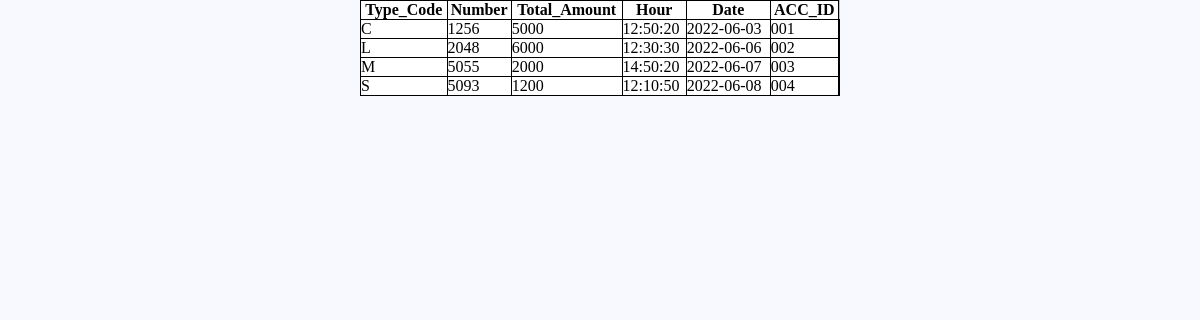
/transaction.php, run on the app's committed database.
### tables this page shows
CREATE TABLE `transaction` (
  `Type_Code` varchar(5) NOT NULL,
  `Number` int(10) NOT NULL,
  `Total_Amount` float DEFAULT NULL,
  `Hour` time DEFAULT NULL,
  `Date` date DEFAULT NULL,
  `ACC_ID` varchar(10) NOT NULL
);

### transaction.php (the view, shortened to what this page needs)
<html>
<head>
    <link rel="stylesheet" type="text/css" href="style.css" />
</head>
<body>
    <table class="center">
        <tr>
            <th>Type_Code</th>
            <th>Number</th>
            <th>Total_Amount</th>
            <th>Hour</th>
            <th>Date</th>
            <th>ACC_ID</th>
        </tr>
        <?php
        $conn = mysqli_connect("localhost","root","","bankproject");
        $sql = "SELECT * from transaction";
        $result = $conn->query($sql);
        if($result->num_rows > 0){
            while($row = $result-> fetch_assoc()){
                echo"<tr><td>" . $row["Type_Code"] . "</td><td>" . $row["Number"] . "</td><td>" . $row["Total_Amount"] . "</td><td>" . $row["Hour"] . "</td><td>" . $row["Date"]
                . "</td><td>" . $row["ACC_ID"] . "</td><td>";
            }
        }
        else{
            echo"No Results";
        }
        ?>
    </table>
</body>
</html>

### style.css (style rules this page uses)
* { margin: 0px; padding: 0px; }
body { font-size: 120%; background: #F8F8FF; }

### transaction.php (style rules this page uses)
table, th, td { border: 1px solid black; border-collapse: collapse; }
.center { width:40%; margin-left:15%; margin-right:15%; margin: 0px auto; padding: 20px; border: 1px solid #B0C4DE; background: white; border-radius: 0px 0px 10px 10px; }

### data on the page
transaction: Type_Code "C", Number "1256", Total_Amount "5000", Hour "12:50:20", Date "2022-06-03", ACC_ID "001"
transaction: Type_Code "L", Number "2048", Total_Amount "6000", Hour "12:30:30", Date "2022-06-06", ACC_ID "002"
transaction: Type_Code "M", Number "5055", Total_Amount "2000", Hour "14:50:20", Date "2022-06-07", ACC_ID "003"
transaction: Type_Code "S", Number "5093", Total_Amount "1200", Hour "12:10:50", Date "2022-06-08", ACC_ID "004"
